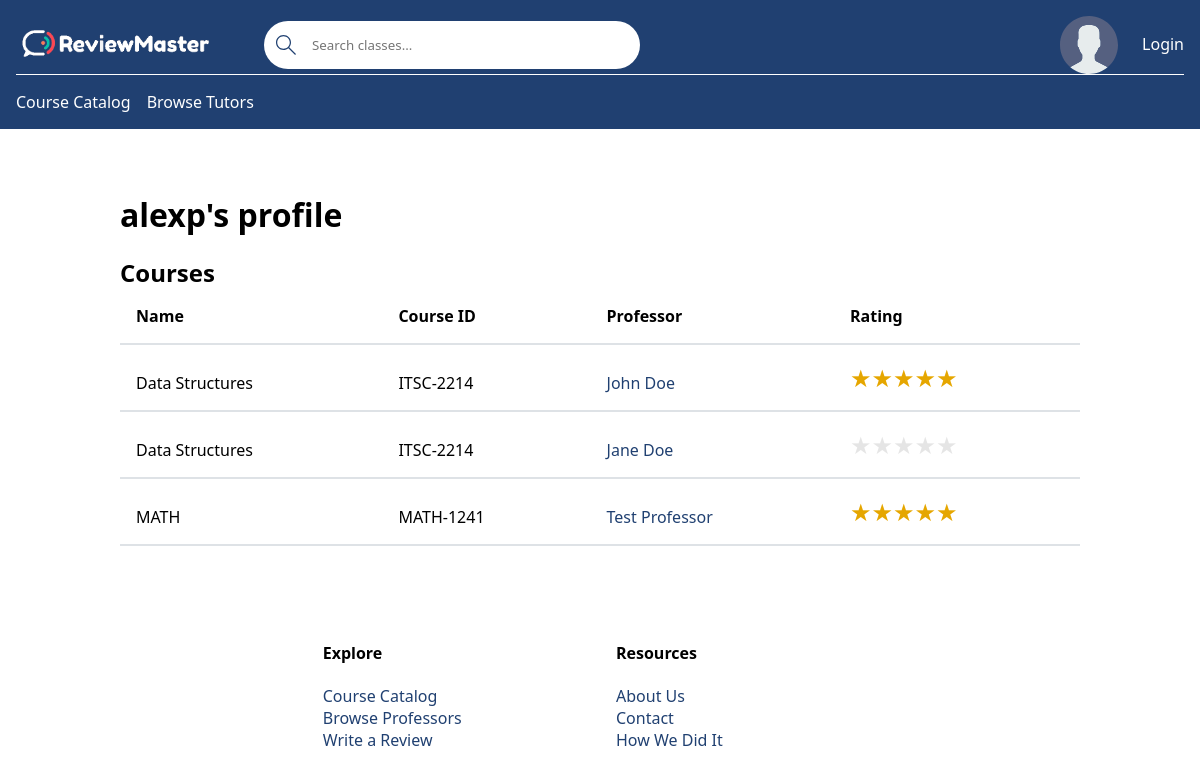
Page /profile/alexp on the committed database.
### base/models.py (models this page shows, shortened)
class Course(models.Model):
    name = models.CharField(max_length=200)  # Ex: Software Engineering
    department = models.ForeignKey(Department, null=True,
                                   on_delete=models.SET_NULL)  # NOT SURE IF SET NULL IS GOOD HERE
    number = models.IntegerField(null=False)  # Ex: 3155
    students = models.ManyToManyField(User, related_name='students',
                                      blank=True)  # The students who are taking the course
    professor = models.ManyToManyField(Professor, related_name='professor')  # The professor who teach the course
    tutor = models.ManyToManyField(Tutor, related_name='course', blank=True)
    credit_hours = models.IntegerField() # EX: 3
    class Meta:
        ordering = ['department', 'number']  # Order by department, number, and section number.
    def __str__(self):
        return f'{self.department}-{self.number}'  # Calling will return DEPT-####

class Department(models.Model):
    name = models.CharField(max_length=4)  # EX: ITSC, MATH, ITIS, etc
    def __str__(self):
        return self.name  # Calling Department will return name

class Professor(models.Model):
    name = models.CharField(max_length=100)  # First & Last Name (John Doe)
    avatar = models.ImageField(null=True, default='avatar.svg')
    verified = models.BooleanField(default=False)  # If the professor is verified by email
    user_account = models.OneToOneField(User, on_delete=models.CASCADE, null=True, blank=True)
    def rating_course(self, course):
        total = 0
        count = 0
        for review in self.review_set.all():
            if review.course == course:
                total += review.rating
                count += 1
        if total == 0:
            return 'N/A'
        return f'{int(round(total / count, 1))}'
    def __str__(self):
        if self.user_account and self.user_account.first_name and self.user_account.last_name:
            return f'{self.user_account.first_name} {self.user_account.last_name}'
        elif self.user_account and self.user_account.first_name:
            return f'{self.user_account.first_name}'
        else:
            return self.name

class Review(models.Model):
    professor = models.ForeignKey(Professor, on_delete=models.CASCADE)
    student = models.ForeignKey(User, on_delete=models.CASCADE)
    flagged = models.BooleanField(default=False)
    rating = models.IntegerField()
    course = models.ForeignKey(Course, related_name='course', on_delete=models.SET_NULL, null=True)
    review = models.TextField(null=True, blank=True)
    reply = models.TextField(null=True, blank=True)

### base/views/views_profile.py (the view)
# urls.py: path('profile/<str:pk>', profile, name='profile'),
def profile(request, pk):
    user = User.objects.get(username=pk)
    context = {
        'courses': user.students.all(),
        'user': user,
        'reviews' : user.review_set.filter(flagged=False)
    }
    return render(request, 'base/profile/profile.html', context)

### base/templatetags/custom_filters.py (called while the page is built)
@register.filter(name="course_rating")
def course_rating(professor, course):
    return professor.rating_course(course)

### base/templates/base/profile/profile.html (shortened to what this page needs)
{% extends 'main.html' %} {% load static %} {% block content %}
<main class="user-profile">
  <div class="button-title">
    <h1>{{ user.username }}'s profile</h1>
  </div>
  <h2>Courses</h2>
  {% if courses %} {% include 'base/course/courses_component.html' %} {% else %}
  <p>No courses added.</p>
  {% endif %}
</main>
{% endblock content %}

### base/templates/base/course/courses_component.html (shortened to what this page needs)
{% load custom_filters %}
<div class="table-container">
    <table>
        <thead>
            <tr>
                <th>Name</th>
                <th>Course ID</th>
                <th>Professor</th>
                <th>Rating</th>
            </tr>
        </thead>
        <tbody>
            {% for course in courses %}
                {% for professor in course.professor.all %}
                    <tr>
                        <td>{{ course.name }}</td>
                        <td>{{ course }}</td>
                        <td><a href="{% url 'professor-reviews' professor.id %}">{{ professor }}</a></td>
                        <td><div class="container-rating"><span class="star-rating star-rating-{{ professor|course_rating:course }}"></span></div></td>
                    </tr>
                {% endfor %}
            {% endfor %}
        </tbody>
    </table>
</div>

### static/styles/styles.css (style rules this page uses)
:root { --primary-color: #204071; --secondary-color: #2a9d8f; --light-color: #ffffff; --error-color: #ba2d3d; --success-color: #2a9d8f; --dark-gray: #495057; --light-grey: #dee2e6; --star-color: #ffb900; --star-color-hover: gold; --star-color-active: #ea0; }
* { font-family: "Segoe UI", Roboto, Oxygen, Ubuntu, Cantarell, "Open Sans", "Helvetica Neue", sans-serif; margin: 0; padding: 0; box-sizing: border-box; text-rendering: optimizeLegibility; }
main:not(.home) { width: 80%; margin: 4rem auto; }
h1 { margin-bottom: 0.67em; }
h2 { margin-top: 0.83em; }
a { color: var(--primary-color); text-decoration: none; }
.button-title { display: flex; align-items: center; gap: 0.5rem; }
.user-profile h1 { margin-bottom: 0; }
.user-profile .button-title { align-items: baseline; }
.user-profile a { display: flex; gap: 0.25rem; }
.container-rating { font-size: 1.5rem; }
.star-rating::before { content: "★★★★★"; }
.star-rating { display: inline-block; background-clip: text; color: rgba(0, 0, 0, 0.1); }
.star-rating-5 { background-image: linear-gradient( to right, var(--star-color) 0%, var(--star-color) 100%, transparent 100%, transparent 100% ); }
.table-container { overflow-x: auto; }
table { width: 100%; max-width: 100%; margin-bottom: 1rem; border-collapse: collapse; }
table th, table td { padding: 1rem; text-align: left; vertical-align: bottom; border-bottom: 2px solid var(--light-grey); }

### rows in the picture
Course: name "Data Structures", department+number "ITSC-2214"
Professor: user_account+name "John Doe"
Professor: user_account+name "Jane Doe"
Course: name "MATH", department+number "MATH-1241"
Professor: user_account+name "Test Professor"

### other values in the picture
{{ user.username }} "alexp"
